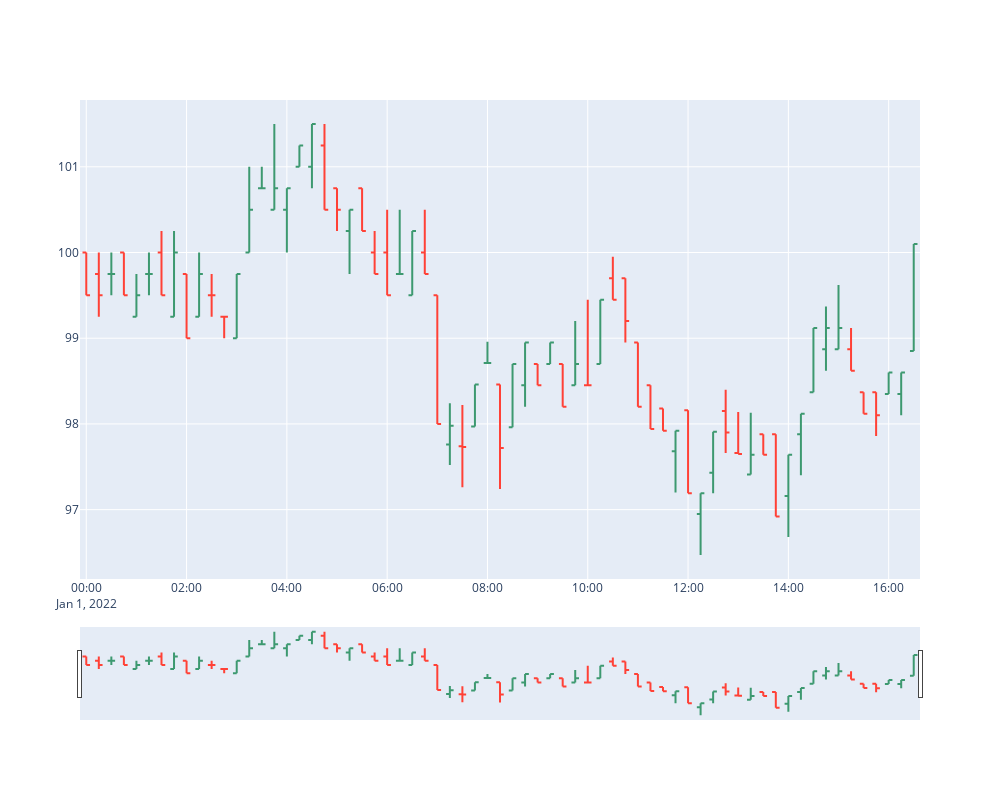

Notebook cell for this chart:
### Markdown cell above
### Plot the results

### Code cell
from source.helpers import plot_bars
df_15min = sim.get_price_bars(ticker=tickers[0], bar_size='15Min')
plot_bars(df_15min)
